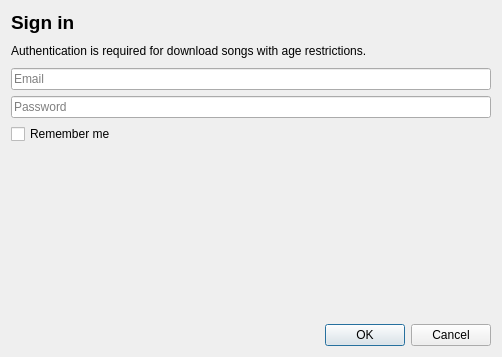
<?xml version="1.0" encoding="UTF-8"?>
<ui version="4.0">
 <class>YouTubeSignInWindow</class>
 <widget class="QDialog" name="YouTubeSignInWindow">
  <property name="geometry">
   <rect>
    <x>0</x>
    <y>0</y>
    <width>502</width>
    <height>357</height>
   </rect>
  </property>
  <property name="windowTitle">
   <string>Sign in</string>
  </property>
  <layout class="QVBoxLayout" name="verticalLayout">
   <item>
    <widget class="QLabel" name="label">
     <property name="font">
      <font>
       <pointsize>14</pointsize>
       <weight>75</weight>
       <bold>true</bold>
      </font>
     </property>
     <property name="text">
      <string>Sign in</string>
     </property>
    </widget>
   </item>
   <item>
    <spacer name="verticalSpacer_3">
     <property name="orientation">
      <enum>Qt::Vertical</enum>
     </property>
     <property name="sizeType">
      <enum>QSizePolicy::Fixed</enum>
     </property>
     <property name="sizeHint" stdset="0">
      <size>
       <width>20</width>
       <height>4</height>
      </size>
     </property>
    </spacer>
   </item>
   <item>
    <widget class="QLabel" name="label_2">
     <property name="text">
      <string>Authentication is required for download songs with age restrictions.</string>
     </property>
     <property name="margin">
      <number>0</number>
     </property>
    </widget>
   </item>
   <item>
    <spacer name="verticalSpacer_2">
     <property name="orientation">
      <enum>Qt::Vertical</enum>
     </property>
     <property name="sizeType">
      <enum>QSizePolicy::Fixed</enum>
     </property>
     <property name="sizeHint" stdset="0">
      <size>
       <width>20</width>
       <height>4</height>
      </size>
     </property>
    </spacer>
   </item>
   <item>
    <widget class="QLineEdit" name="email">
     <property name="inputMethodHints">
      <set>Qt::ImhEmailCharactersOnly</set>
     </property>
     <property name="placeholderText">
      <string>Email</string>
     </property>
    </widget>
   </item>
   <item>
    <widget class="QLineEdit" name="password">
     <property name="inputMethodHints">
      <set>Qt::ImhHiddenText|Qt::ImhNoAutoUppercase|Qt::ImhNoPredictiveText|Qt::ImhSensitiveData</set>
     </property>
     <property name="echoMode">
      <enum>QLineEdit::Password</enum>
     </property>
     <property name="placeholderText">
      <string>Password</string>
     </property>
    </widget>
   </item>
   <item>
    <widget class="QCheckBox" name="rememberMe">
     <property name="text">
      <string>Remember me</string>
     </property>
    </widget>
   </item>
   <item>
    <spacer name="verticalSpacer">
     <property name="orientation">
      <enum>Qt::Vertical</enum>
     </property>
     <property name="sizeHint" stdset="0">
      <size>
       <width>20</width>
       <height>40</height>
      </size>
     </property>
    </spacer>
   </item>
   <item>
    <widget class="QDialogButtonBox" name="buttonBox">
     <property name="orientation">
      <enum>Qt::Horizontal</enum>
     </property>
     <property name="standardButtons">
      <set>QDialogButtonBox::Cancel|QDialogButtonBox::Ok</set>
     </property>
    </widget>
   </item>
  </layout>
 </widget>
 <resources/>
 <connections>
  <connection>
   <sender>buttonBox</sender>
   <signal>accepted()</signal>
   <receiver>YouTubeSignInWindow</receiver>
   <slot>accept()</slot>
   <hints>
    <hint type="sourcelabel">
     <x>248</x>
     <y>254</y>
    </hint>
    <hint type="destinationlabel">
     <x>157</x>
     <y>274</y>
    </hint>
   </hints>
  </connection>
  <connection>
   <sender>buttonBox</sender>
   <signal>rejected()</signal>
   <receiver>YouTubeSignInWindow</receiver>
   <slot>reject()</slot>
   <hints>
    <hint type="sourcelabel">
     <x>316</x>
     <y>260</y>
    </hint>
    <hint type="destinationlabel">
     <x>286</x>
     <y>274</y>
    </hint>
   </hints>
  </connection>
 </connections>
</ui>
